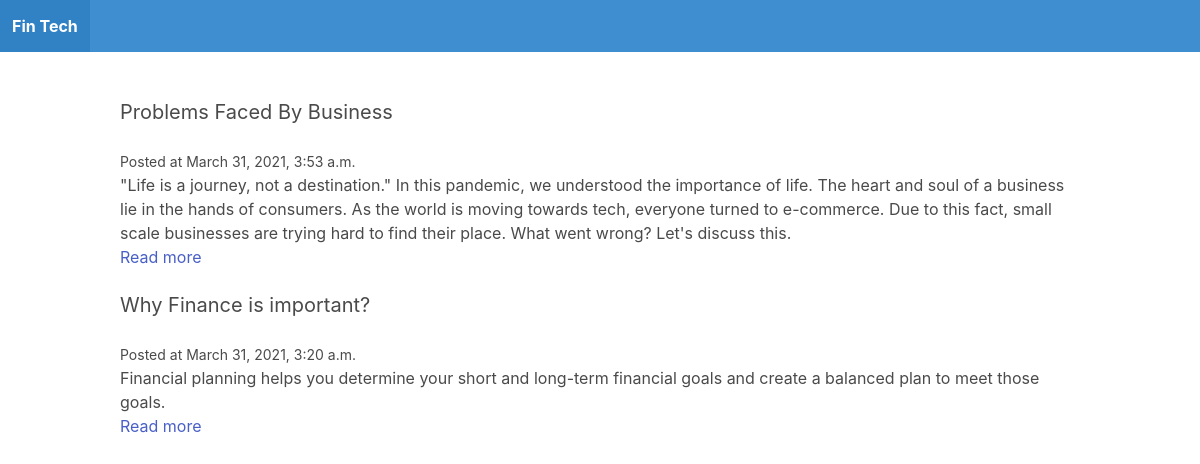
The page / on the database its author committed.
### blog/models.py (models this page shows)
class Post(models.Model):
    title = models.CharField(max_length=255)
    slug = models.SlugField()
    intro = models.TextField()
    body = models.TextField()
    date_added = models.DateTimeField(auto_now_add=True)
    class Meta:
        ordering = ['-date_added']

### blog/views.py (the view)
# urls.py: path('', frontpage, name='frontpage'),
def frontpage(request):
    posts = Post.objects.all()
    return render(request, 'blog/frontpage.html', {'posts': posts})

### blog/templates/blog/frontpage.html
{% extends 'blog/base.html' %}
{% block content %}
    {% for post in posts %}
        <div class="post block">
            <h2 class="subtitle">{{ post.title }}</h2>
            <small>Posted at {{ post.date_added }}</small>
            <p>{{ post.intro }}</p>
            <a href="{% url 'post_detail' post.slug %}">Read more</a>
        </div>
    {% endfor %}
{% endblock %}

### rows shown on the page
Post: title "Problems Faced By Business", date_added "March 31, 2021, 3:53 a.m.", intro "\"Life is a journey, not a destination.\" In this pandemic, we understood the importance of life. The heart and soul of a business lie in the hands of consumers. As the world is moving towards tech, everyone turned to e-commerce. Due to this fact, small scale businesses are trying hard to find their place. What went wrong? Let's discuss this."
Post: title "Why Finance is important?", date_added "March 31, 2021, 3:20 a.m.", intro "Financial planning helps you determine your short and long-term financial goals and create a balanced plan to meet those goals."
